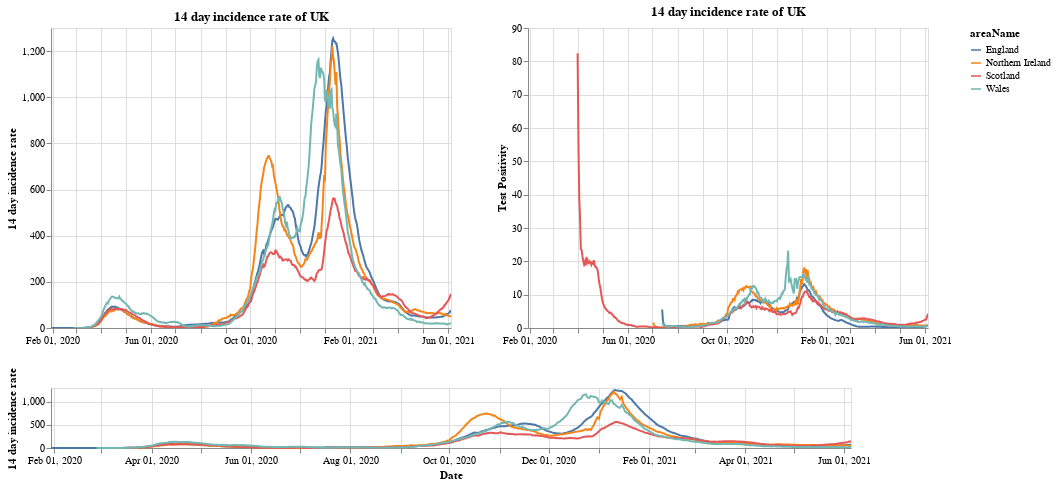

The code cell stored with this chart in its notebook:
### Markdown cell above
# Plots

First a plot with each country in the UK. The top right shows the positivity rate for (which is the percentage of registered tests which were positive) while the top left is the 14 day incidence rate. The bottom chart can be used to select the timeframe (does not work on a mobile device).

### Code cell
#collapse
brush = alt.selection(type='interval', name='DateBrush',encodings=['x'],fields=['Time'])
leg_selection = alt.selection_multi(fields=['areaName'], bind='legend')

base = alt.Chart(uk_cases).mark_line().encode(
    x=alt.X("yearmonthdate(date):T", axis=alt.Axis(title='Date')),
    y=alt.Y("twoWeeklyCasesRate:Q", axis=alt.Axis(title='14 day incidence rate')),
    tooltip=['areaName', 'date','twoWeeklyCasesRate', 'testPositivity'],
    color='areaName',
    opacity=alt.condition(leg_selection, alt.value(2), alt.value(0.1))
).add_selection(leg_selection).properties(width=400)

upper = base.encode(alt.X('yearmonthdate(date):T', axis=alt.Axis(title=''),
                         scale=alt.Scale(domain=brush))
                   ).properties(title=f'14 day incidence rate of UK')
upper_right = upper.encode(alt.Y('testPositivity:Q', axis=alt.Axis(title='Test Positivity')))
lower = base.properties(height=60, width = 800).add_selection(brush)

(upper | upper_right) & lower

### Figure 1 — Vega-Lite specification as saved in the notebook (floating-point values rounded to 4 significant figures; data arrays with more than 128 entries replaced by an {"elided": "..."} marker saying what was removed)
{"config": {"view": {"continuousWidth": 400, "continuousHeight": 300}}, "vconcat": [{"hconcat": [{"mark": "line", "encoding": {"color": {"type": "nominal", "field": "areaName"}, "opacity": {"condition": {"value": 2, "selection": "selector001"}, "value": 0.1}, "tooltip": [{"type": "nominal", "field": "areaName"}, {"type": "temporal", "field": "date"}, {"type": "quantitative", "field": "twoWeeklyCasesRate"}, {"type": "quantitative", "field": "testPositivity"}], "x": {"type": "temporal", "axis": {"title": ""}, "field": "date", "scale": {"domain": {"selection": "DateBrush"}}, "timeUnit": "yearmonthdate"}, "y": {"type": "quantitative", "axis": {"title": "14 day incidence rate"}, "field": "twoWeeklyCasesRate"}}, "selection": {"selector001": {"type": "multi", "fields": ["areaName"], "bind": "legend"}}, "title": "14 day incidence rate of UK", "width": 400}, {"mark": "line", "encoding": {"color": {"type": "nominal", "field": "areaName"}, "opacity": {"condition": {"value": 2, "selection": "selector001"}, "value": 0.1}, "tooltip": [{"type": "nominal", "field": "areaName"}, {"type": "temporal", "field": "date"}, {"type": "quantitative", "field": "twoWeeklyCasesRate"}, {"type": "quantitative", "field": "testPositivity"}], "x": {"type": "temporal", "axis": {"title": ""}, "field": "date", "scale": {"domain": {"selection": "DateBrush"}}, "timeUnit": "yearmonthdate"}, "y": {"type": "quantitative", "axis": {"title": "Test Positivity"}, "field": "testPositivity"}}, "selection": {"selector001": {"type": "multi", "fields": ["areaName"], "bind": "legend"}}, "title": "14 day incidence rate of UK", "width": 400}]}, {"mark": "line", "encoding": {"color": {"type": "nominal", "field": "areaName"}, "opacity": {"condition": {"value": 2, "selection": "selector001"}, "value": 0.1}, "tooltip": [{"type": "nominal", "field": "areaName"}, {"type": "temporal", "field": "date"}, {"type": "quantitative", "field": "twoWeeklyCasesRate"}, {"type": "quantitative", "field": "testPositivity"}], "x": {"type": "temporal", "axis": {"title": "Date"}, "field": "date", "timeUnit": "yearmonthdate"}, "y": {"type": "quantitative", "axis": {"title": "14 day incidence rate"}, "field": "twoWeeklyCasesRate"}}, "height": 60, "selection": {"selector001": {"type": "multi", "fields": ["areaName"], "bind": "legend"}, "DateBrush": {"type": "interval", "encodings": ["x"], "fields": ["Time"]}}, "width": 800}], "data": {"name": "data-78aa716d0dff1c360e45323549f01366"}, "$schema": "https://vega.github.io/schema/vega-lite/v4.8.1.json", "datasets": {"data-78aa716d0dff1c360e45323549f01366": {"elided": "1880 records"}}}
